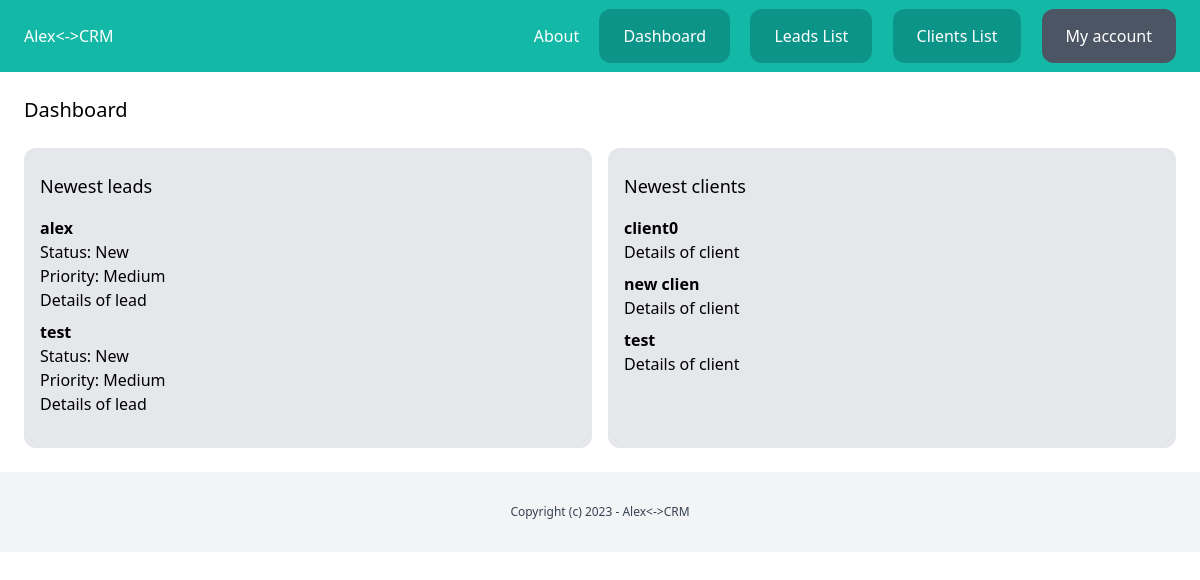
Before: /dashboard/ (signed in) with the older database file.
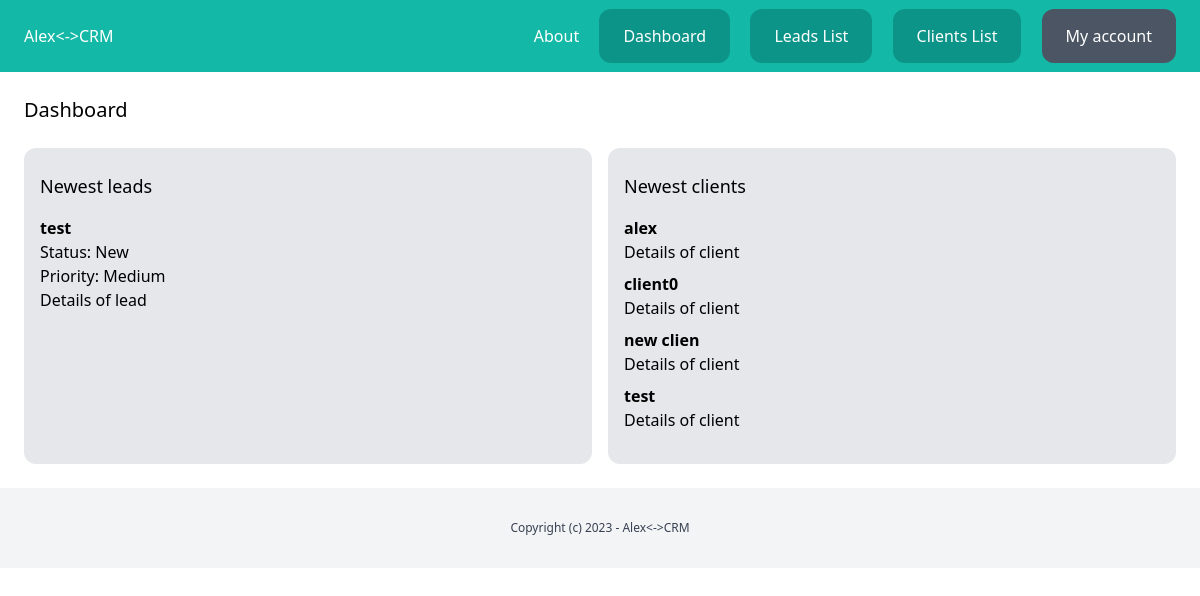
After: the same page with the newer database file.
### lead/models.py (models this page shows, shortened)
class Lead(models.Model):
    LOW = 'low'
    MEDIUM = 'medium'
    HIGH = 'high'
    CHOISE_PRIORITY = (
        (LOW, 'Low'),
        (MEDIUM, 'Medium'),
        (HIGH, 'High'),
    )
    NEW = 'new'
    CONTACTED = 'contacted'
    WON = 'won'
    LOST = 'lost'
    CHOICES_STATUS = (
        (NEW, 'New'),
        (CONTACTED, 'Contacted'),
        (WON, 'Won'),
        (LOST, 'Lost'),
    )
    team= models.ForeignKey(Team, related_name='leads', on_delete=models.CASCADE)
    name = models.CharField(max_length=250)
    email = models.EmailField()
    description = models.TextField(blank=True, null=True)
    priority = models.CharField(max_length=20, choices=CHOISE_PRIORITY, default=MEDIUM)
    status = models.CharField(max_length=20, choices=CHOICES_STATUS, default=NEW)
    converted_to_client = models.BooleanField(default=False)
    create_by = models.ForeignKey(User, related_name='leads', on_delete=models.CASCADE)
    create_at = models.DateTimeField(auto_now_add=True)
    modified_at = models.DateTimeField(auto_now=True) #automatically updated
    class Meta:
        ordering = ('name',)

### clients/models.py (models this page shows, shortened)
class Client(models.Model):
    team= models.ForeignKey(Team, related_name='clients', on_delete=models.CASCADE)
    name = models.CharField(max_length=250)
    email = models.EmailField()
    description = models.TextField(blank=True, null=True)
    create_by = models.ForeignKey(User, related_name='clients', on_delete=models.CASCADE)
    create_at = models.DateTimeField(auto_now_add=True)
    modified_at = models.DateTimeField(auto_now=True) #automatically updated
    class Meta:
        ordering = ('name',)

### dashboard/views.py (the view)
# urls.py: path('dashboard/', include('dashboard.urls')),#path for dashboard
@login_required
def dashboard(request):
    team = Team.objects.filter(created_by=request.user)[0]
    leads = Lead.objects.filter(team=team, converted_to_client=False).order_by('-create_at')[0:5]
    clients = Client.objects.filter(team=team).order_by('-create_at')[0:5]
    return  render(request, 'dashboard/dashboard.html', {
        'leads': leads,
        'clients': clients,
    })

### dashboard/templates/dashboard/dashboard.html (shortened to what this page needs)
{% extends 'core/base.html' %}
{% block content %}
<div class="py-6 px-6">
    <h1 class="mb-6 text-xl">Dashboard</h1>
    <div class="flex space-x-4">
        <div class="w-1/2 px-4 py-6 bg-gray-200 rounded-xl leads">
            <h2 class="mb-4 text-lg">Newest leads </h2>
            {% for lead in leads %}
                <div class="mb-2 lead">
                    <h3 class="font-semibold">{{ lead.name }}</h3>
                    <p class="'text-xs">Status: {{ lead.get_status_display }}</p>
                    <p class="'text-xs">Priority: {{ lead.get_priority_display }}</p>
                    <a href="{% url 'leads_detail' lead.pk %}">Details of lead</a>
                </div>
            {% endfor %}
        </div>
        <div class="w-1/2 px-4 py-6 bg-gray-200 rounded-xl clients">
            <h2 class="mb-4 text-lg">Newest clients </h2>
            {% for client in clients %}
            <div class="mb-2 client">
                <h3 class="font-semibold">{{ client.name }}</h3>
                <a href="{% url 'clients_detail' client.id %}">Details of client</a>
            </div>
            {% endfor %}
        </div>
    </div>
</div>
{% endblock %}

### core/templates/core/base.html (shortened to what this page needs)
<!doctype html>
<html>
<head>
  <script src="https://cdn.tailwindcss.com"></script>
</head>
<body>
    <nav class="py-6 px-6 flex justify-between bg-teal-500">
        <a href="/" class="text-white">Alex<->CRM</a>
        <div class="space-x-4">
            <a href="{% url  'about' %}" class="text-white">About</a>
            {% if request.user.is_authenticated %}
                <a href="{% url 'dashboard' %}" class="py-4 px-6 bg-teal-600 rounded-xl text-white">Dashboard</a>
                <a href="{% url 'leads_list' %}" class="py-4 px-6 bg-teal-600 rounded-xl text-white">Leads List</a>
                <a href="{% url 'clients_list' %}" class="py-4 px-6 bg-teal-600 rounded-xl text-white">Clients List</a>
                <a href="{% url 'myaccount' %}" class="py-4 px-6 bg-gray-600 rounded-xl text-white">My account</a>
            {% else %}
                <a href="{% url 'login' %}" class="py-4 px-6 bg-teal-600 rounded-xl text-white">Log in</a>
                <a href="{% url 'signup' %}" class="py-4 px-6 bg-teal-300 rounded-xl text-white">Sign up</a>
            {% endif %}
        </div>
    </nav>
    {% block content %}
    {% endblock %}
    <footer class="py-8 text-center bg-gray-100">
        <p class="text-xs text-gray-700">Copyright (c) 2023 - Alex<->CRM</p>
    </footer>
</body>
</html>

Changed rows visible on the page:
no longer on this page (row edited): Lead: name "alex", status "New", priority "Medium"
added Client: name "alex"
